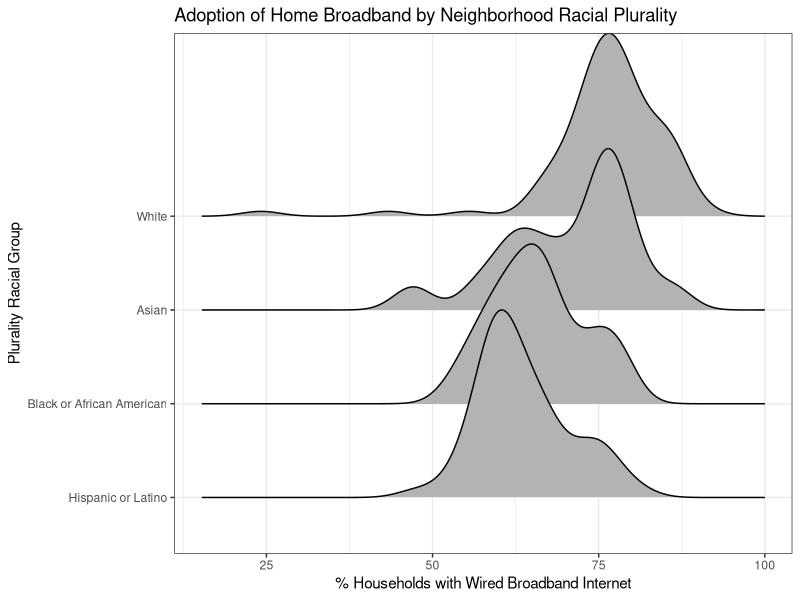
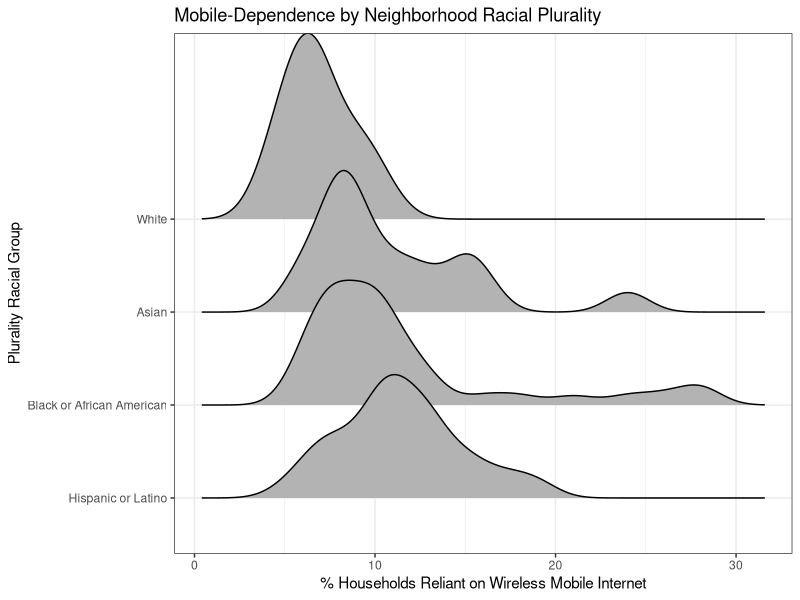
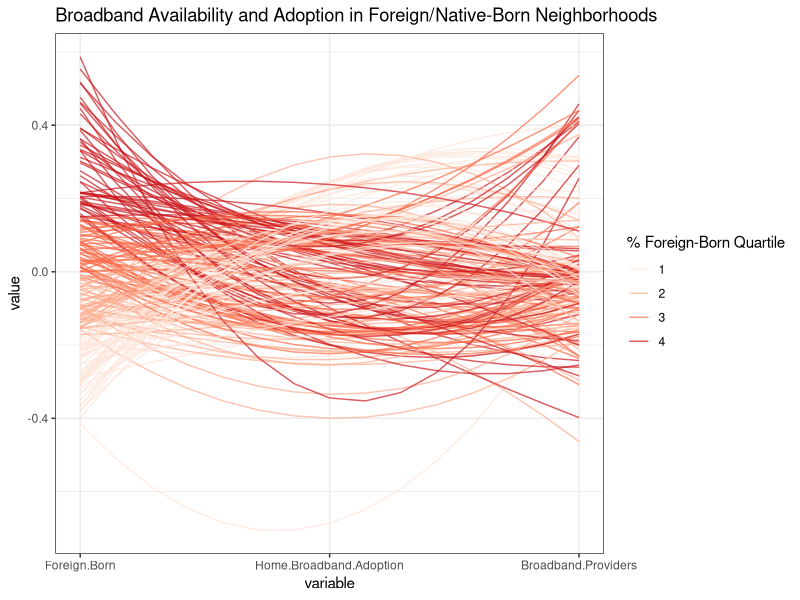
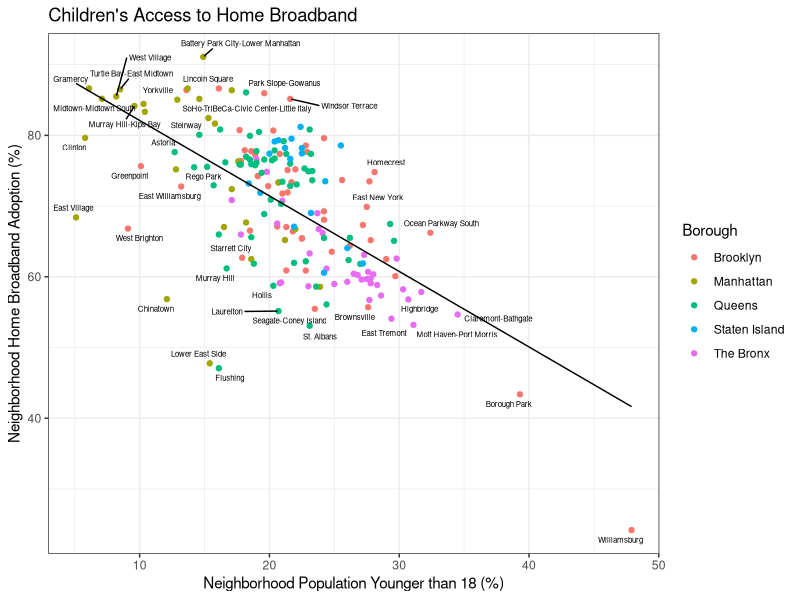

Recreate these plots in R, in order. (Note: this script raises an error after producing the figures.)
## ---- chunk 1
library(ggplot2)
library(dplyr)
library(forcats)
library(tidyr)
library(ggridges)
library(GGally)
library(RColorBrewer)
library(ggrepel)
## ---- chunk 2
data <- read.csv("./data/clean/combined_dataset_no_weird.csv")
## ---- chunk 3
data$plurality_racial_group <- as.factor(data$plurality_racial_group)
data$plurality_racial_group <- fct_relevel(data$plurality_racial_group, "White", "Asian", "Black or African American", "Hispanic or Latino")
broadband_vs_race <- ggplot(data, aes(x=100*Home.Broadband.Adoption.., y=fct_rev(plurality_racial_group))) +
  geom_density_ridges(scale = 2) +
  theme_bw() +
  labs(
    title="Adoption of Home Broadband by Neighborhood Racial Plurality",
    x="% Households with Wired Broadband Internet",
    y="Plurality Racial Group"
  )
broadband_vs_race
## ---- chunk 4
mobile_reliant_vs_race <- ggplot(data, aes(x=100*Mobile.Dependent.Households..Percentage.of.Households., y=fct_rev(plurality_racial_group))) +
  geom_density_ridges(scale = 2) +
  theme_bw() +
  labs(
    title="Mobile-Dependence by Neighborhood Racial Plurality",
    x="% Households Reliant on Wireless Mobile Internet",
    y="Plurality Racial Group"
  )
mobile_reliant_vs_race
## ---- chunk 5
data3 <- data %>% rename(
  Foreign.Born = Foreign.born..,
  Home.Broadband.Adoption = Home.Broadband.Adoption..,
  Mobile.Dependent = Mobile.Dependent.Households..Percentage.of.Households.,
  Broadband.Providers = Residential.Broadband.Choice.Average.by.NTA,
  Public.Hotspots = Public.Wi.Fi.in.NYC.Count,
  Broadband.Providers = Residential.Broadband.Choice.Average.by.NTA,
  Mobile.Broadband = Mobile.Broadband.Adoption..
)
data3$Majority.Foreign.Born <- ifelse(data3$Foreign.Born > 50, "Majority Foreign-Born", "Majority Native-Born")
data3$foreign.quartile <- cut(data3$Foreign.Born,quantile(data3$Foreign.Born),include.lowest=TRUE,labels=FALSE)

par_coord_necessary = c(
  "Borough",
  "foreign.quartile",
  "Foreign.Born",
  "Home.Broadband.Adoption",
  # "Mobile.Broadband",
  "Broadband.Providers"
)
par_coord_cols = par_coord_necessary[
  !par_coord_necessary %in% c("Borough", "foreign.quartile")
]
data3 <- data3 %>% select(all_of(par_coord_necessary))

foreign_born_par_coord <- ggparcoord(
  data3,
  columns=par_coord_cols,
  order=c(1, 2, 3, 4, 5, 6, 7),
  alphaLines = 0.7,
  scale = "center",
  splineFactor = 5,
  groupColumn = 2,
  mapping=aes(color=as.factor(foreign.quartile))
) +
  labs(
    title="Broadband Availability and Adoption in Foreign/Native-Born Neighborhoods"
  ) +
  guides(color = guide_legend(title = "% Foreign-Born Quartile")) +
  theme_bw() +
  scale_color_brewer(type="seq", palette="Reds", direction=1)
foreign_born_par_coord
## ---- chunk 6
data4 <- data %>% rename(
  minors = Population.under.18.years..,
  retired = Population.over.64.years..,
  Home.Broadband.Adoption = Home.Broadband.Adoption..,
  Mobile.Dependent = Mobile.Dependent.Households..Percentage.of.Households.,
  Broadband.Providers = Residential.Broadband.Choice.Average.by.NTA,
  Public.Hotspots = Public.Wi.Fi.in.NYC.Count,
  Broadband.Providers = Residential.Broadband.Choice.Average.by.NTA,
  Mobile.Broadband = Mobile.Broadband.Adoption..
)
data4$working.age <- 100 - data4$minors - data4$retired

children_vs_broadband <- ggplot(data4, aes(x=minors, y=100*Home.Broadband.Adoption)) +
  geom_point(aes(colour=Borough)) +
  geom_smooth(method='glm', size=.5, se=FALSE, color='black') +
  geom_text_repel(label=data4$Neighborhood.Name, max.overlaps=12, size=2) +
  theme_bw() +
  labs(
    title="Children's Access to Home Broadband",
    x="Neighborhood Population Younger than 18 (%)",
    y="Neighborhood Home Broadband Adoption (%)"
  )
children_vs_broadband

children_vs_hotspots <- ggplot(data4, aes(x=minors, y=Public.Hotspots)) +
  geom_point(aes(colour=Borough)) +
  geom_smooth(method='glm', size=.5, se=FALSE, color='black') +
  geom_text_repel(label=data4$Neighborhood.Name, max.overlaps=12, size=2) +
  theme_bw() +
  labs(
    title="Children's Access to Public Wi-Fi",
    x="Neighborhood Population Younger than 18 (%)",
    y="Public NYC Wi-Fi Hotspots"
  )

data5 <- data4 %>% filter(Borough != "Manhattan")
children_vs_hotspots_no_manhattan <- ggplot(data5, aes(x=minors, y=Public.Hotspots)) +
  geom_point(aes(colour=Borough)) +
  geom_smooth(method='glm', size=.5, se=FALSE, color='black') +
  geom_text_repel(label=data5$Neighborhood.Name, max.overlaps=4, size=2) +
  theme_bw() +
  labs(
    title="Children's Access to Public Wi-Fi (Outer Boroughs)",
    x="Neighborhood Population Younger than 18 (%)",
    y="Public NYC Wi-Fi Hotspots"
  ) +
  ylim(0,60)
ggarrange(children_vs_hotspots, children_vs_hotspots_no_manhattan, ncol=1)
